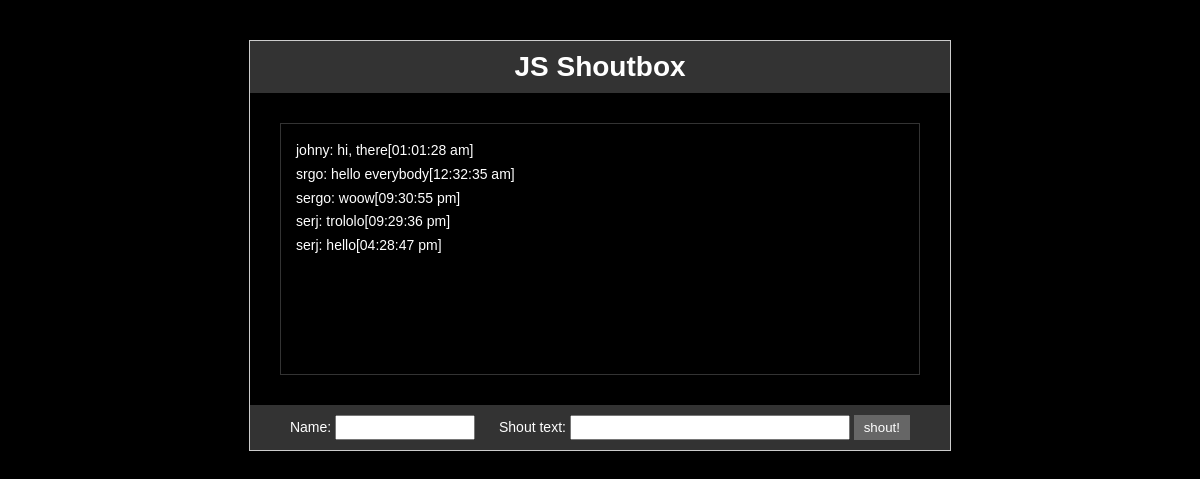
The page / on the database its author committed.
### tables this page shows
CREATE TABLE IF NOT EXISTS `shouts` (
`id` int(11) NOT NULL,
  `name` varchar(50) NOT NULL,
  `shout` varchar(300) NOT NULL,
  `date` text NOT NULL
);

### index.php (the view, shortened to what this page needs)
<?php include 'database.php';?>
<?php
$query = "SELECT * FROM shouts ORDER BY id DESC";
$shouts = mysqli_query($con, $query);
?>
<!DOCTYPE html>
<html>
<head>
    <link rel="stylesheet" type="text/css" href="css/style.css">
</head>
<body>
      <div id="container">
      <header>
      	  <h1>JS Shoutbox</h1>
       </header>
       <div id="shouts">
       <ul>
         <?php while($row = mysqli_fetch_assoc($shouts)) : ?>
         <li><?php echo $row['name']; ?>: <?php echo $row['shout'];?>[<?php echo $row['date'];?>]</li>
         <?php endwhile; ?>
       </ul>
       </div>
       <footer>
             <form>
             <label>Name: </label>
             <input type="text" id="name">
             <label>Shout text: </label>
             <input type="text" id="shout">
             <input type="submit" id="submit" value="shout!">
             </form>
       </footer>
      </div>
</body>
</html>

### css/style.css (style rules this page uses)
* { margin: 0px; padding: 0px; }
body { font-family: 'Arial', sans-serif; background: #000; color: #fff; font-size: 14px; }
#container { width: 700px; margin: 40px auto; overflow: auto; border: #ccc 1px solid; }
header { background: #333; padding: 10px; text-align: center; }
#shouts { height: 220px; border: #333 1px solid; margin: 30px; padding: 15px; }
#shouts li { list-style: none; line-height: 1.7em; }
footer { padding: 10px; text-align: center; background: #333; }
input#name,input#shout { padding: 3px; height: 15px; }
input#name { width: 130px; margin-right: 20px; }
input#shout { width: 270px; }
input#submit { padding: 5px 10px; cursor: pointer; border: 0; background: #666; color: #fff; }

### rows shown on the page
shouts: name "johny", shout "hi, there", date "01:01:28 am"
shouts: name "srgo", shout "hello everybody", date "12:32:35 am"
shouts: name "sergo", shout "woow", date "09:30:55 pm"
shouts: name "serj", shout "trololo", date "09:29:36 pm"
shouts: name "serj", shout "hello", date "04:28:47 pm"
